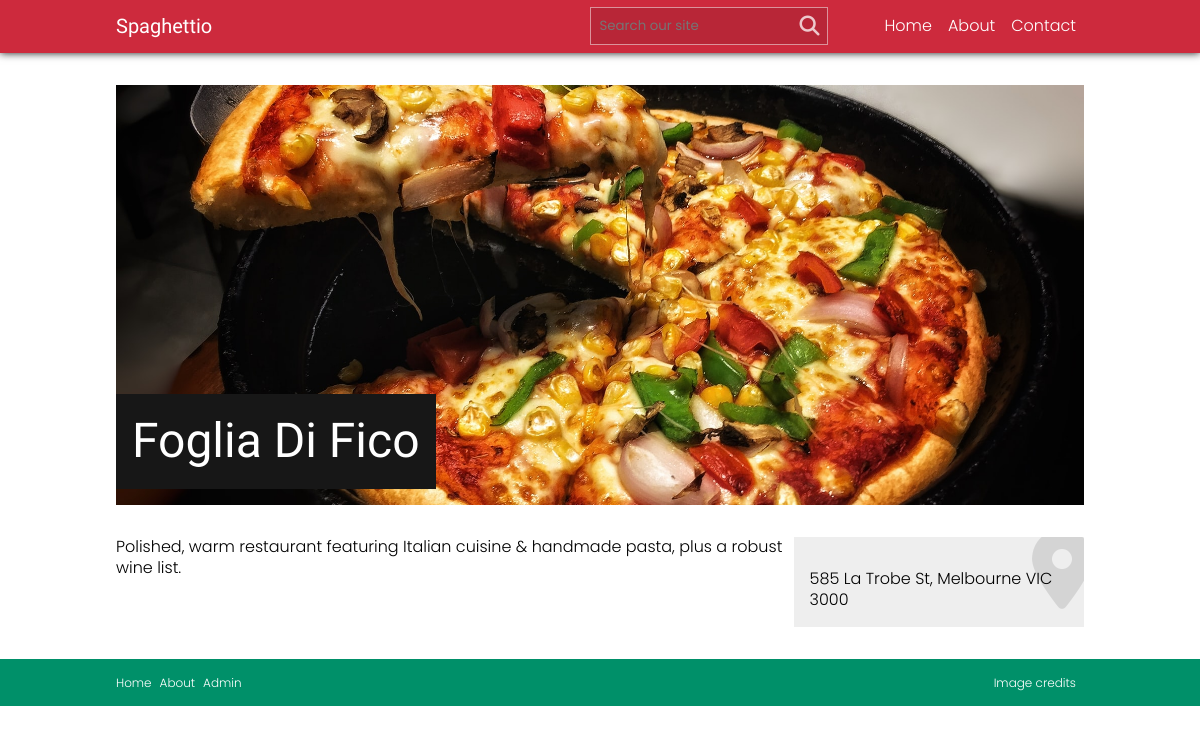
The page /detail.php?id=21 on the database its author committed.
### tables this page shows
CREATE TABLE IF NOT EXISTS `restaurant_details` (
  `ID` int(11) NOT NULL AUTO_INCREMENT,
  `name` varchar(255) NOT NULL,
  `address` varchar(255) NOT NULL,
  `description` text NOT NULL,
  `imagePath` varchar(255) NOT NULL,
  `imageCreator` varchar(255) NOT NULL,
  `imageSourceURL` varchar(255) NOT NULL,
  PRIMARY KEY (`ID`)
);

### database/dbController.php (called while the page is built, shortened)
<?php
class dbController {
	private $conn;
	public function dbConnect($host, $user, $pass, $db): mysqli {
		$this->conn = new mysqli(
			$this->host = $host,
			$this->user = $user,
			$this->pass = $pass,
			$this->db = $db
		);
		return $this->conn;
	}
	public function getRestaurantById($id): array {
		$raw_results = $this->conn->query("SELECT * FROM restaurant_details WHERE ID='$id'");
		$formatted_results = [];
		while($row = $raw_results->fetch_assoc()) {
			array_push($formatted_results, $row);
		}
		return $formatted_results[0];
	}
}

### detail.php (the view, shortened to what this page needs)
<?php
require_once('database/dbController.php');
$db = new dbController();
$db->dbConnect(HOST, USER, PASS, DB);
$id = $_GET['id'];
$restaurant = $db->getRestaurantById($id);
?>
<!DOCTYPE html>
<html lang="en">
<head>
	<?php include('partials/head.php'); ?>
</head>
<body>
	<?php include('partials/header.php'); ?>
	<main class="restaurant-details">
		<div class="container">
			<div class="restaurant-details-banner">
				<img src="<?php echo $restaurant['imagePath']; ?>" alt=""/>
				<h1><?php echo $restaurant['name']; ?></h1>
			</div>
			<div class="row">
				<div class="restaurant-details-copy">
					<p><?php echo $restaurant['description']; ?></p>
				</div>
				<div class="restaurant-details-address">
					<i class="fas fa-map-marker-alt"></i>
					<p><?php echo $restaurant['address']; ?></p>
				</div>
			</div>
		</div>
	</main>
	<?php include('partials/footer.php'); ?>
</body>
</html>

### css/style.css (style rules this page uses)
:root { --primary-color: rgb(205, 42, 61); --secondary-color: rgb(0, 144, 105); --light-color: rgba(241, 241, 241); --dark-color: rgb(23, 23, 23); --body-font: 'Poppins', sans-serif; --heading-font: 'Besley', serif; }
body { font-family: var(--body-font); font-weight: 300; line-height: 1.3; }
h1, h2, h3 { font-family: var(--heading-font); font-weight: 400; }
.container { max-width: 1000px; margin-left: auto; margin-right: auto; box-sizing: border-box; padding: 0 1rem; }
.row { display: flex; flex-wrap: wrap; }
.restaurant-details { margin: 2rem 0; }
.restaurant-details .row { justify-content: space-between; }
.restaurant-details-banner { width: 100%; height: 420px; overflow: hidden; position: relative; }
.restaurant-details-banner img { width: 100%; height: 100%; object-fit: cover; object-position: center center; }
.restaurant-details-banner h1 { font-size: 3rem; background: var(--dark-color); padding: 1rem; color: white; position: absolute; left: 0; bottom: 1rem; }
.restaurant-details-copy, .restaurant-details-address { box-sizing: border-box; width: 100%; flex-basis: 100%; margin-top: 2rem; }
@media screen and (min-width: 768px) { .restaurant-details-copy { width: 70%; flex-basis: 70%; } }
.restaurant-details-address { background: #EEE; padding: 1rem; min-height: 90px; position: relative; display: flex; align-items: flex-end; overflow: hidden; }
@media screen and (min-width: 768px) { .restaurant-details-address { width: 30%; flex-basis: 30%; } }
.restaurant-details-address i { opacity: 0.1; font-size: 5rem; position: absolute; top: -0.5rem; right: -0.5rem; }

### rows shown on the page
restaurant_details: imagePath (picture), name "Foglia Di Fico", description "Polished, warm restaurant featuring Italian cuisine & handmade pasta, plus a robust wine list.", address "585 La Trobe St, Melbourne VIC 3000"
